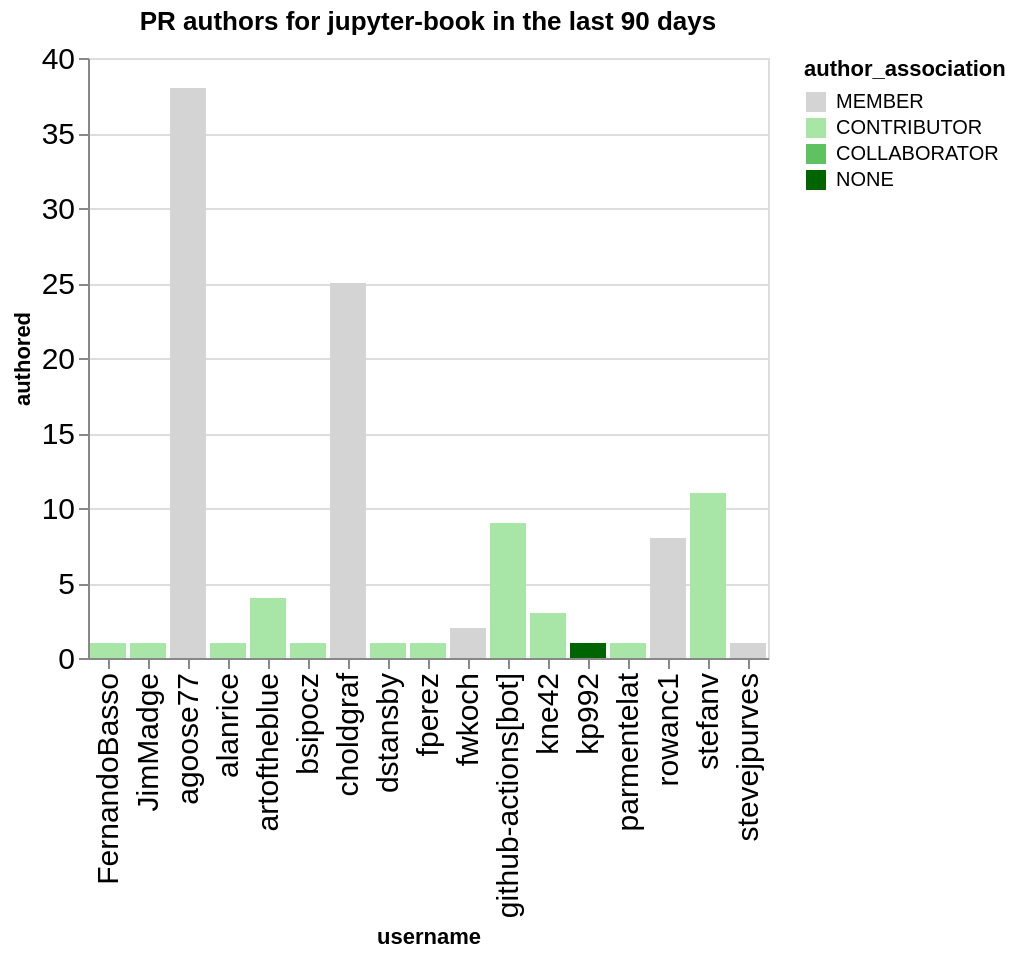

The cell this chart's notebook holds for it:
### Code cell
charts = []
title = f"PR authors for {github_org} in the last {n_days} days"
this_data = merged_by_repo.replace(np.nan, 0).groupby('username', as_index=False).agg({'authored': 'sum', 'author_association': 'first'})
this_data = this_data.sort_values('authored', ascending=False)
ch = alt.Chart(data=this_data, title=title).mark_bar().encode(
    x='username',
    y='authored',
    color=alt.Color('author_association', scale=alt.Scale(domain=author_types, range=author_colors))
)
ch

### Figure 1 — Vega-Lite specification as saved in the notebook (floating-point values rounded to 4 significant figures)
{"config": {"axisLeft": {"labelFontSize": 15}, "axisBottom": {"labelFontSize": 15}}, "data": {"name": "data-5b08372c9591d52a4a56b63dde10f31d"}, "mark": {"type": "bar"}, "encoding": {"color": {"field": "author_association", "scale": {"domain": ["MEMBER", "CONTRIBUTOR", "COLLABORATOR", "NONE"], "range": ["rgb(211.82745098039214, 211.82745098039214, 211.82745098039214)", "rgb(166.98562091503268, 229.89803921568628, 166.98562091503268)", "rgb(96.37647058823529, 192.75294117647059, 96.37647058823529)", "rgb(0.0, 100.3921568627451, 0.0)"]}, "type": "nominal"}, "x": {"field": "username", "type": "nominal"}, "y": {"field": "authored", "type": "quantitative"}}, "title": "PR authors for jupyter-book in the last 90 days", "$schema": "https://vega.github.io/schema/vega-lite/v5.20.1.json", "datasets": {"data-5b08372c9591d52a4a56b63dde10f31d": [{"username": "agoose77", "authored": 38, "author_association": "MEMBER"}, {"username": "choldgraf", "authored": 25, "author_association": "MEMBER"}, {"username": "stefanv", "authored": 11, "author_association": "CONTRIBUTOR"}, {"username": "github-actions[bot]", "authored": 9, "author_association": "CONTRIBUTOR"}, {"username": "rowanc1", "authored": 8, "author_association": "MEMBER"}, {"username": "artoftheblue", "authored": 4, "author_association": "CONTRIBUTOR"}, {"username": "kne42", "authored": 3, "author_association": "CONTRIBUTOR"}, {"username": "fwkoch", "authored": 2, "author_association": "MEMBER"}, {"username": "FernandoBasso", "authored": 1, "author_association": "CONTRIBUTOR"}, {"username": "fperez", "authored": 1, "author_association": "CONTRIBUTOR"}, {"username": "dstansby", "authored": 1, "author_association": "CONTRIBUTOR"}, {"username": "bsipocz", "authored": 1, "author_association": "CONTRIBUTOR"}, {"username": "alanrice", "authored": 1, "author_association": "CONTRIBUTOR"}, {"username": "JimMadge", "authored": 1, "author_association": "CONTRIBUTOR"}, {"username": "kp992", "authored": 1, "author_association": "NONE"}, {"username": "parmentelat", "authored": 1, "author_association": "CONTRIBUTOR"}, {"username": "stevejpurves", "authored": 1, "author_association": "MEMBER"}]}}
